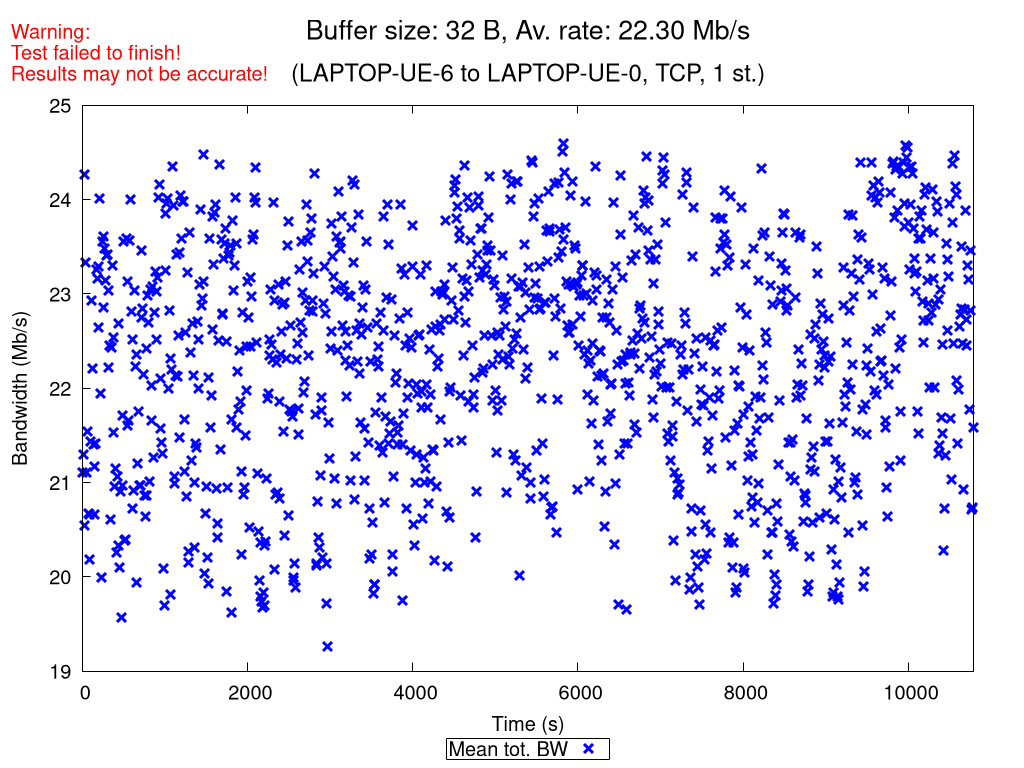

Generate this figure with gnuplot:
set terminal pngcairo nocrop enhanced size 1024,768 font "Verdana,15"
set output "TCP_1_st_2020_11_16_00-15-57_two2one_00032B.png"

set title "{/=20 Buffer size: 32 B, Av. rate: 22.30 Mb/s}\n\n{/=18 (LAPTOP-UE-6 to LAPTOP-UE-0, TCP, 1 st.)}"
set label "Warning:\nTest failed to finish!\nResults may not be accurate!" at screen 0.01, screen 0.96 tc rgb "red"

set xlabel "Time (s)"
set ylabel "Bandwidth (Mb/s)"
set ytics nomirror
set key bmargin center horizontal box samplen 1 width -1
set bmargin 4.6
set rmargin 4.5

rf = 1000000.0  # rate factor
set style fill transparent solid 0.2 noborder
set autoscale xfix
plot "TCP_1_st_2020_11_16_00-15-57_two2one_00032B_iperf_processed.dat" using 1:($2/rf-$3/rf):($2/rf+$3/rf) with filledcurves lc rgb "blue" notitle, \
     "" using 1:($2/rf) with points pt 2 ps 1.5 lw 3 lc rgb "blue" title "Mean tot. BW", \
